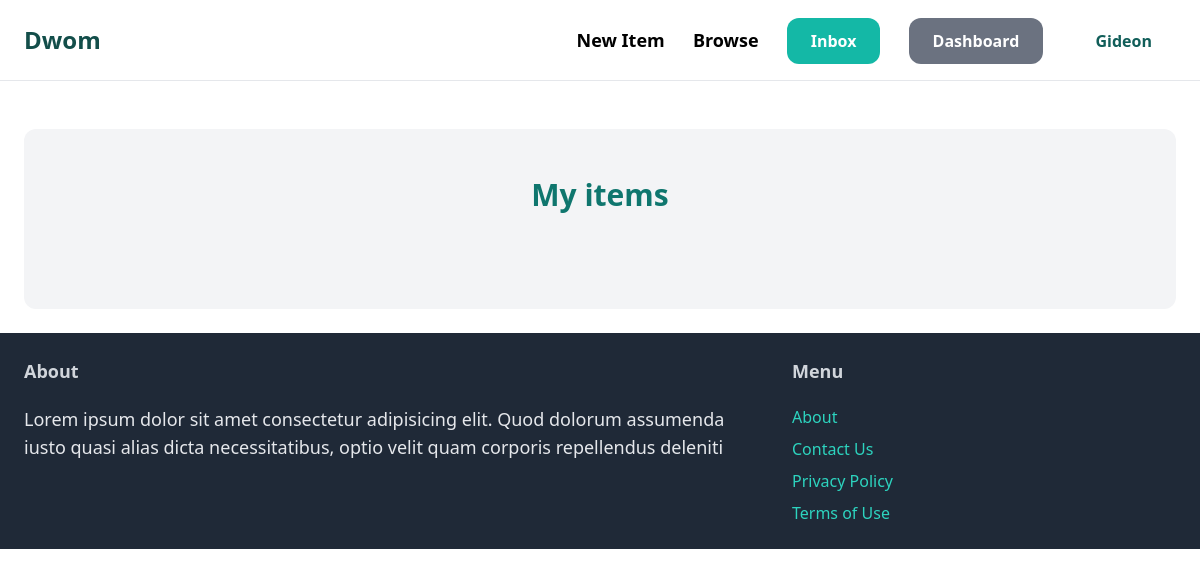
The page /dashboard (signed in) on the database as committed earlier.
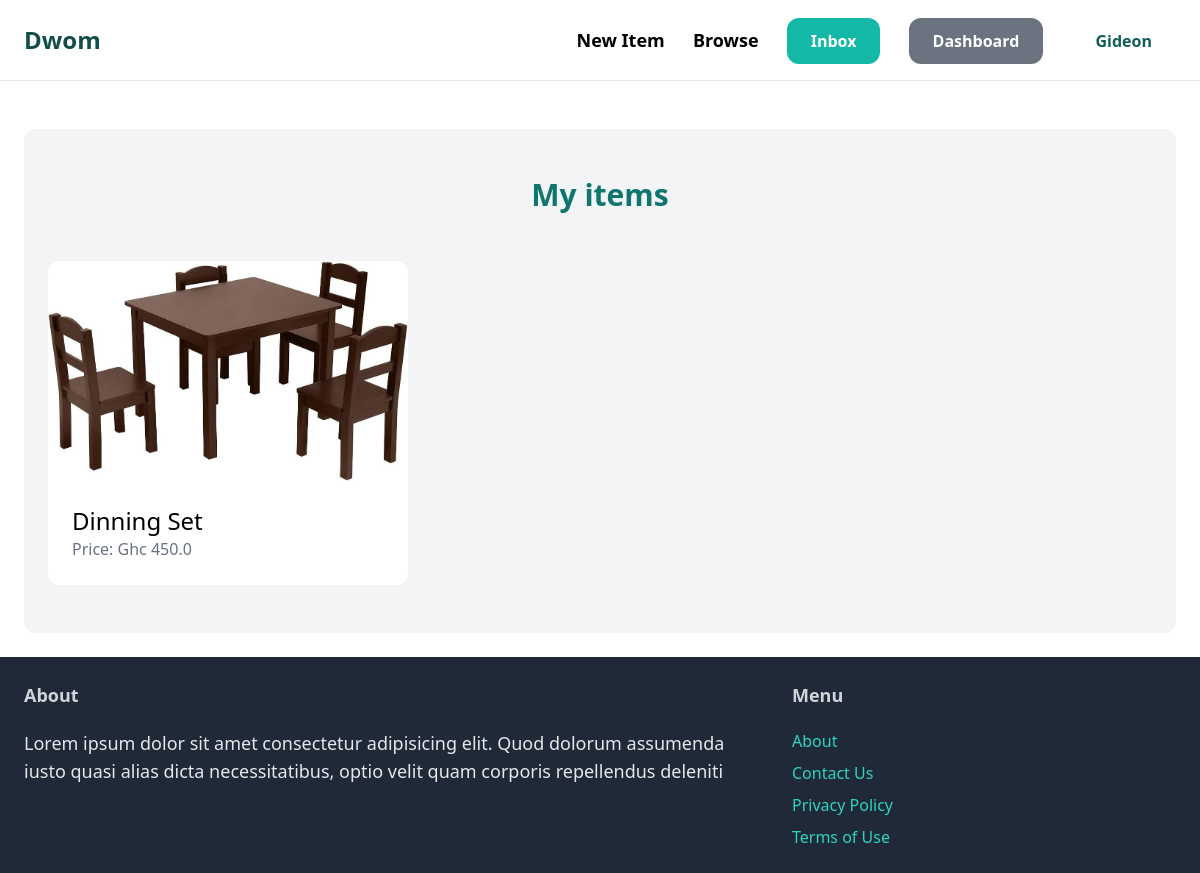
The same page on the database as committed later.
### item/models.py (models this page shows, shortened)
class Item(models.Model):
    category = models.ForeignKey(Category, related_name='items', to_field='name', on_delete=models.CASCADE)
    name = models.CharField(max_length=255)
    description = models.TextField(blank=True, null=True)
    price = models.FloatField()
    image = models.ImageField(upload_to='item_images', blank=True, null=True)
    is_sold = models.BooleanField(default=False)
    created_by = models.ForeignKey(User, related_name = 'items', on_delete=models.CASCADE)
    created_at = models.DateTimeField(auto_now_add = True)

### core/views.py (the view)
# urls.py: path('dashboard', views.dashboard, name='dashboard'),
@login_required(login_url='login')
def dashboard(request):
    items = Item.objects.filter(created_by=request.user)
    context = {'items': items}
    return render(request, 'core/dashboard.html', context)

### core/templates/core/dashboard.html (shortened to what this page needs)
{% extends 'core/base.html' %}
{% block content %}
    <div class="mt-6 py-12 px-6 bg-gray-100 rounded-xl">
        <h2 class="text-center font-semibold text-teal-700 text-3xl mb-12">My items</h2>
        <div class="grid grid-cols-3 gap-3">
            {% for item in items %}
                <div>
                    <a href="{% url 'detail' item.id %}">
                        <div>
                            <img src="{{item.image.url}}" class="rounded-t-xl" alt="{{item.name}}">
                        </div>
                        <div class="p-6 bg-white rounded-b-xl">
                            <h2 class="text-2xl">{{item.name}}</h2>
                            <p class="text-gray-500">Price:  Ghc {{item.price}}</p>
                        </div>
                    </a>
                </div>
            {% endfor %}
        </div>
    </div>
    {% endblock content %}

### core/templates/core/base.html (shortened to what this page needs)
<!DOCTYPE html>
<html lang="en">
<head>
    <script src="https://cdn.tailwindcss.com"></script>
</head>
<body>
    <nav class="px-6 py-6 flex justify-between items-center border-b border-gray-200">
        <a href="/" class="text-2xl font-semibold text-teal-900">Dwom</a>
        <div class="space-x-6">
            <a href="{% url 'create_item' %}" class="text-lg font-semibold hover:text-gray-500">New Item</a>
            <a href="{% url 'browse' %}" class="text-lg font-semibold hover:text-gray-500">Browse</a>
            {% if request.user.is_authenticated %}
            <a href="" class="px-6 py-3 text-base font-semibold bg-teal-500 text-white rounded-xl hover:bg-teal-700">Inbox</a>
            <a href="{% url 'dashboard' %}" class="px-6 py-3 text-base font-semibold bg-gray-500 text-white rounded-xl hover:bg-gray-700">Dashboard</a>
            <a href="" class="px-6 py-3 text-base text-teal-800 font-bold hover:text-teal-950 rounded-xl">{{user.username | capfirst}}</a>
            {% else %}
                <a href="{% url 'signup' %}" class="px-6 py-3 text-base font-semibold bg-teal-500 text-white rounded-xl hover:bg-teal-700">Sign up</a>
                <a href="{% url 'login' %}" class="px-6 py-3 text-base font-semibold bg-gray-500 text-white rounded-xl hover:bg-gray-700">Log in</a>
            {% endif %}
        </div>
    </nav>
    <div class="px-6 py-6">
        {% block content %}
        {% endblock content %}
    </div>
    <footer class="px-6 py-6 bg-gray-800 flex justify-between">
        <div class="w-2/3 pr-10">
            <h1 class="mb-5 text-lg font-semibold text-gray-300">About</h1>
            <p class="text-lg text-gray-200">Lorem ipsum dolor sit amet consectetur adipisicing elit. Quod dolorum assumenda iusto quasi alias dicta necessitatibus, optio velit quam corporis repellendus deleniti</p>
        </div>
        <div class="w-1/3">
            <h1 class="mb-5 text-lg font-semibold text-gray-300">Menu</h1>
            <ul class="space-y-2">
                <li><a href="" class="text-teal-400 hover:text-teal-700">About</a></li>
                <li><a href="{% url 'contact' %}" class="text-teal-400 hover:text-teal-700">Contact Us</a></li>
                <li><a href="" class="text-teal-400 hover:text-teal-700">Privacy Policy</a></li>
                <li><a href="" class="text-teal-400 hover:text-teal-700">Terms of Use</a></li>
            </ul>
        </div>
    </footer>
</body>
</html>

Rows that differ between the two databases and show on the page:
added Item: image (picture), name "Dinning Set", price "450.0"
